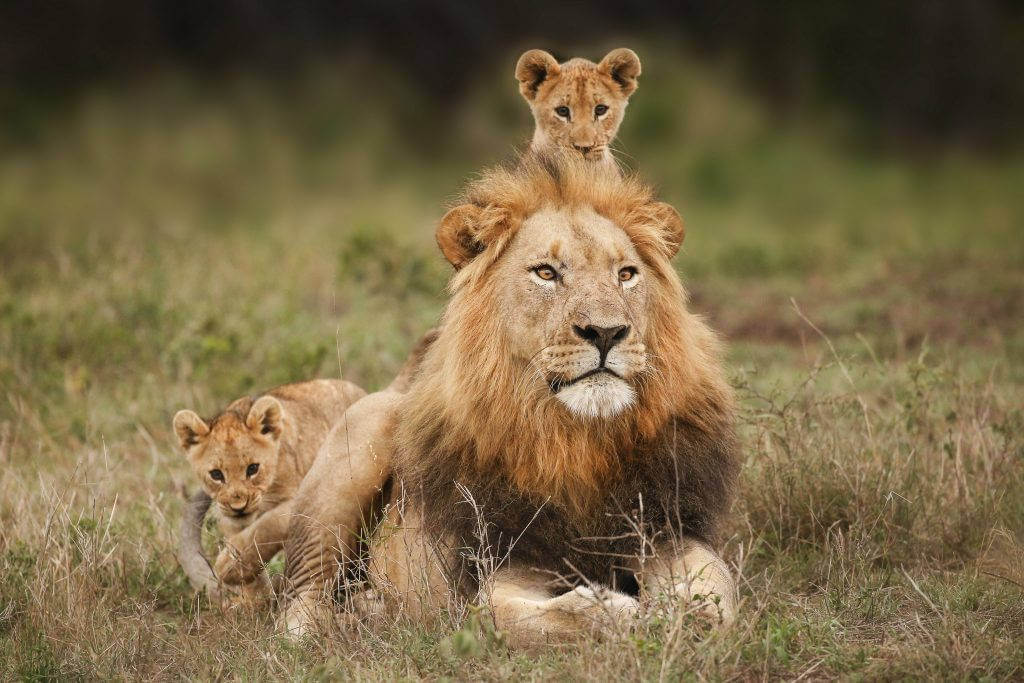
#> input picture Week_3_Resize_and_Flipping_Operations/aslan.jpg, 1024 x 683 px
$ jupyter execute --allow-errors Untitled5.ipynb
#> lines starting #> are read from the running program, lines starting #| are printed output that depends on the picture
[cell 1]
import cv2
import numpy as np

[cell 2]
my_img = cv2.imread("./aslan.jpg",1)
#> my_img is the input picture: shape (683, 1024, 3); mean B, G, R 70.2, 103.4, 121.2
print(my_img.shape)
#| (683, 1024, 3)

[cell 3]
cv2.imshow("RGB Image",my_img)
cv2.waitKey(0)
cv2.destroyAllWindows()

[cell 4]
img_vertical = cv2.flip(my_img,0)
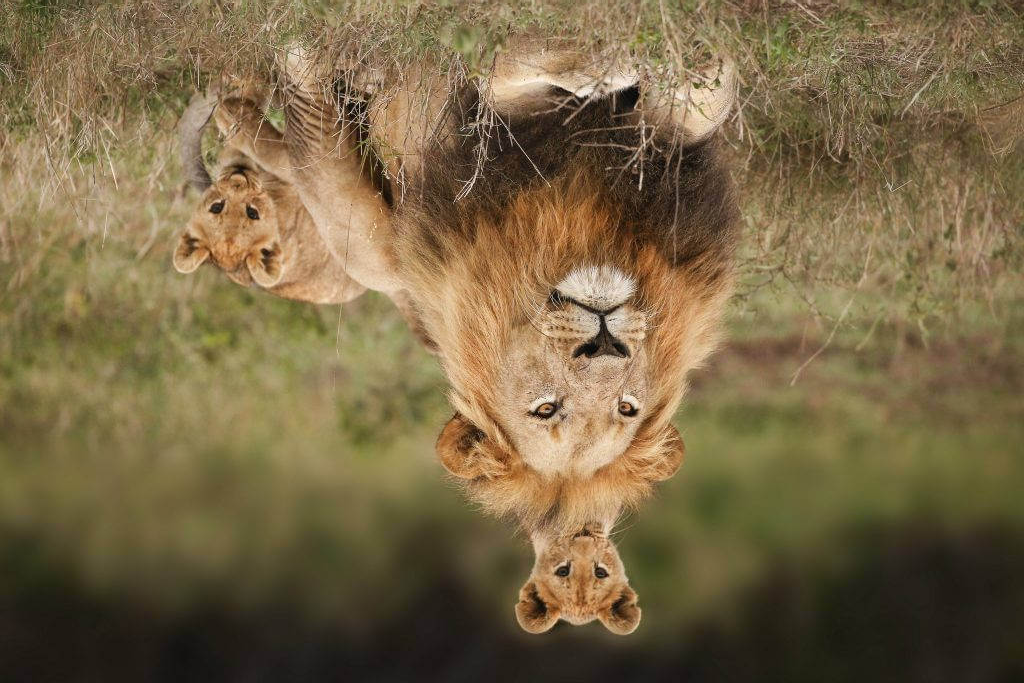
#> img_vertical: shape (683, 1024, 3); mean B, G, R 70.2, 103.4, 121.2
img_horizontal = cv2.flip(my_img,1)
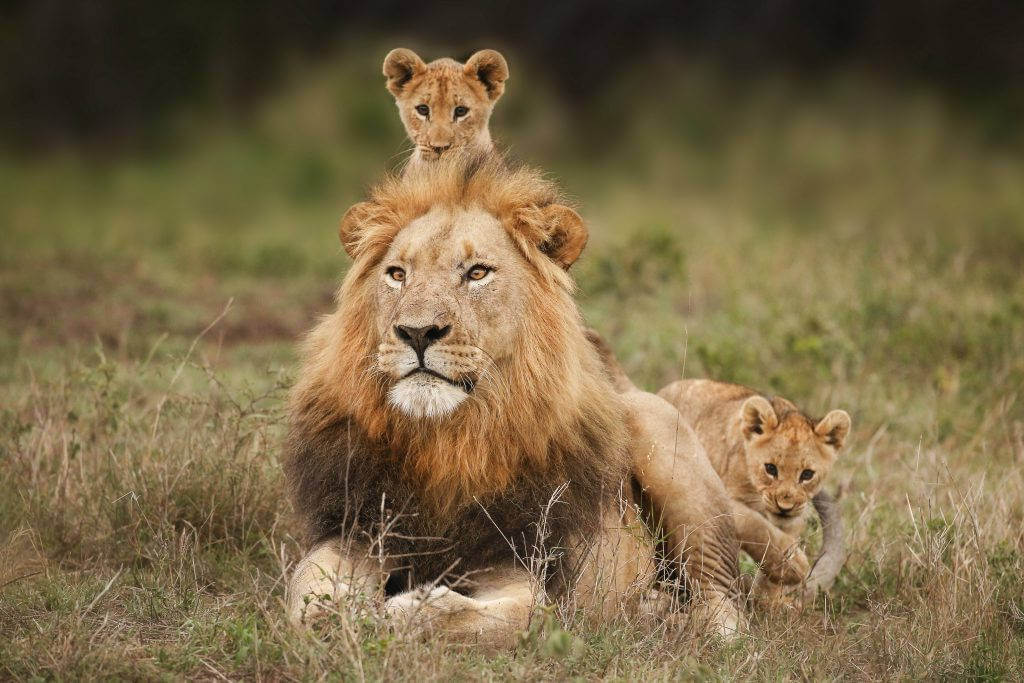
#> img_horizontal: shape (683, 1024, 3); mean B, G, R 70.2, 103.4, 121.2
img_both = cv2.flip(my_img,-1)
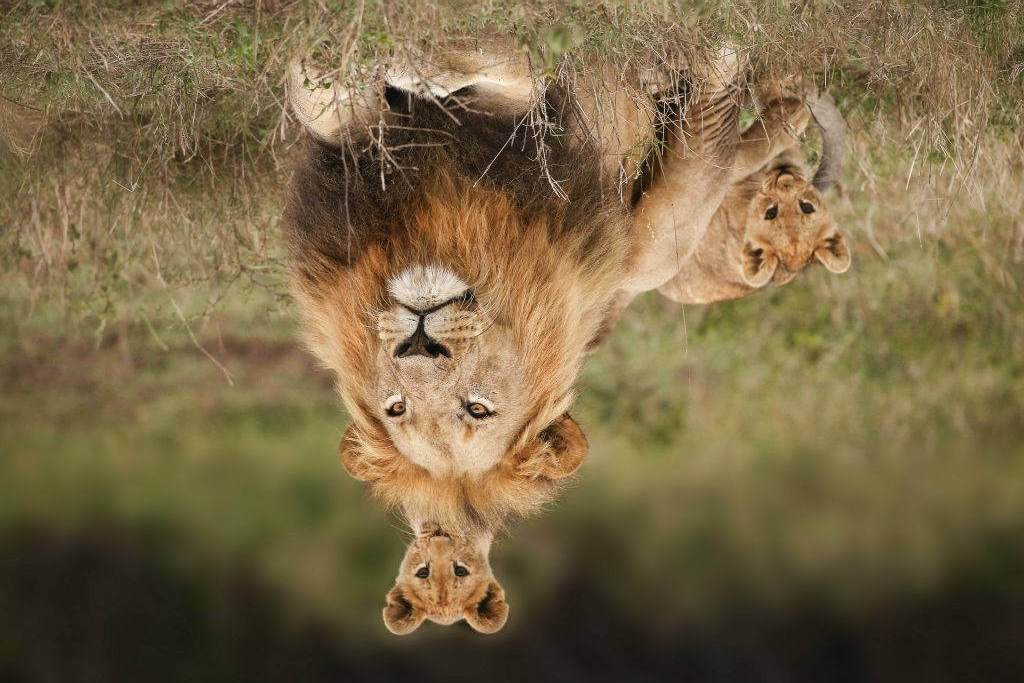
#> img_both: shape (683, 1024, 3); mean B, G, R 70.2, 103.4, 121.2

[cell 5]
cv2.imshow("Original Image",my_img)
cv2.imshow("Vertical Image",img_vertical)
cv2.imshow("Horizontal Image",img_horizontal)
cv2.imshow("Vertical and Horizontal Image",img_both)
cv2.waitKey(0)
cv2.destroyAllWindows()

[cell 6]
type(my_img)

[cell 7]
vertical_with_code = my_img[::-1,:,:]
cv2.imshow("Vertical Image With Code",vertical_with_code)
cv2.waitKey(0)
cv2.destroyAllWindows()

[cell 8]
horizontal_with_code = my_img[:,::-1,:]
cv2.imshow("Horizontal Image With Code",horizontal_with_code)
cv2.waitKey(0)
cv2.destroyAllWindows()

#> (a cell that did not finish here is left out)

[cell 10]
resized_img = cv2.resize(my_img,(512,341),cv2.INTER_LANCZOS4)
cv2.imshow("Original Image",my_img)
cv2.imshow("Resized Image",resized_img)
cv2.waitKey(0)
cv2.destroyAllWindows()
